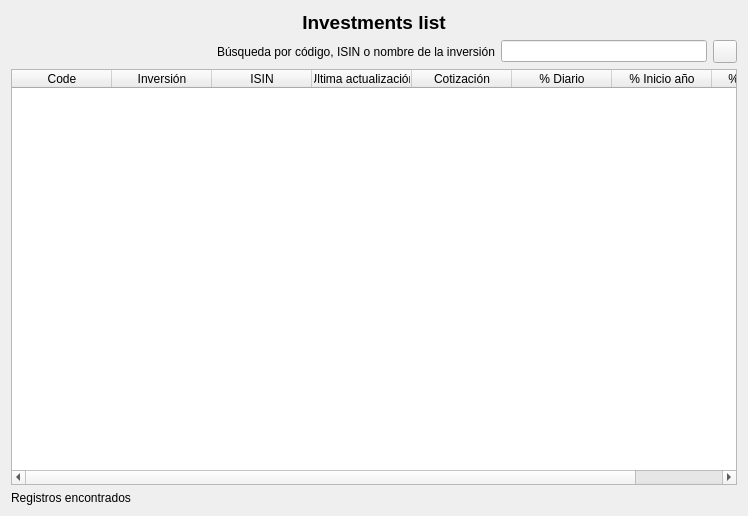
<?xml version="1.0" encoding="UTF-8"?>
<ui version="4.0">
 <class>wdgInversionesMS</class>
 <widget class="QWidget" name="wdgInversionesMS">
  <property name="geometry">
   <rect>
    <x>0</x>
    <y>0</y>
    <width>748</width>
    <height>516</height>
   </rect>
  </property>
  <property name="windowTitle">
   <string>Form</string>
  </property>
  <layout class="QHBoxLayout" name="horizontalLayout_2">
   <item>
    <layout class="QVBoxLayout" name="verticalLayout">
     <item>
      <widget class="QLabel" name="lbl">
       <property name="font">
        <font>
         <pointsize>14</pointsize>
         <weight>75</weight>
         <bold>true</bold>
        </font>
       </property>
       <property name="text">
        <string>Investments list</string>
       </property>
       <property name="alignment">
        <set>Qt::AlignCenter</set>
       </property>
      </widget>
     </item>
     <item>
      <layout class="QHBoxLayout" name="horizontalLayout">
       <item>
        <spacer name="horizontalSpacer">
         <property name="orientation">
          <enum>Qt::Horizontal</enum>
         </property>
         <property name="sizeHint" stdset="0">
          <size>
           <width>40</width>
           <height>20</height>
          </size>
         </property>
        </spacer>
       </item>
       <item>
        <widget class="QLabel" name="label">
         <property name="text">
          <string>Búsqueda por código, ISIN o nombre de la inversión</string>
         </property>
        </widget>
       </item>
       <item>
        <widget class="QLineEdit" name="txt"/>
       </item>
       <item>
        <widget class="QToolButton" name="cmd">
         <property name="icon">
          <iconset resource="../images/xulpymoney.qrc">
           <normaloff>:/xulpymoney/search.png</normaloff>:/xulpymoney/search.png</iconset>
         </property>
        </widget>
       </item>
      </layout>
     </item>
     <item>
      <widget class="myQTableWidget" name="tblInversiones">
       <property name="contextMenuPolicy">
        <enum>Qt::CustomContextMenu</enum>
       </property>
       <property name="alternatingRowColors">
        <bool>true</bool>
       </property>
       <attribute name="horizontalHeaderStretchLastSection">
        <bool>false</bool>
       </attribute>
       <attribute name="verticalHeaderVisible">
        <bool>false</bool>
       </attribute>
       <column>
        <property name="text">
         <string>Code</string>
        </property>
       </column>
       <column>
        <property name="text">
         <string>Inversión</string>
        </property>
       </column>
       <column>
        <property name="text">
         <string>ISIN</string>
        </property>
       </column>
       <column>
        <property name="text">
         <string>Última actualización</string>
        </property>
       </column>
       <column>
        <property name="text">
         <string>Cotización</string>
        </property>
       </column>
       <column>
        <property name="text">
         <string>% Diario</string>
        </property>
       </column>
       <column>
        <property name="text">
         <string>% Inicio año</string>
        </property>
       </column>
       <column>
        <property name="text">
         <string>% Dividendo</string>
        </property>
       </column>
      </widget>
     </item>
     <item>
      <widget class="QLabel" name="lblFound">
       <property name="text">
        <string>Registros encontrados</string>
       </property>
      </widget>
     </item>
    </layout>
   </item>
  </layout>
  <action name="actionInversionEstudio">
   <property name="icon">
    <iconset resource="../images/xulpymoney.qrc">
     <normaloff>:/xulpymoney/history.png</normaloff>:/xulpymoney/history.png</iconset>
   </property>
   <property name="text">
    <string>Estudio de la Inversión</string>
   </property>
  </action>
  <action name="actionOrdenarTPCDiario">
   <property name="icon">
    <iconset>
     <normaloff>:/images/document-preview.png</normaloff>:/images/document-preview.png</iconset>
   </property>
   <property name="text">
    <string>% Diario</string>
   </property>
  </action>
  <action name="actionOrdenarTPCAnual">
   <property name="icon">
    <iconset>
     <normaloff>:/images/document-preview.png</normaloff>:/images/document-preview.png</iconset>
   </property>
   <property name="text">
    <string>% Anual</string>
   </property>
  </action>
  <action name="actionOrdenarName">
   <property name="icon">
    <iconset>
     <normaloff>:/images/document-preview.png</normaloff>:/images/document-preview.png</iconset>
   </property>
   <property name="text">
    <string>Nombre</string>
   </property>
  </action>
  <action name="actionOrdenarDividendo">
   <property name="icon">
    <iconset>
     <normaloff>:/images/document-preview.png</normaloff>:/images/document-preview.png</iconset>
   </property>
   <property name="text">
    <string>Dividendo</string>
   </property>
  </action>
  <action name="actionOrdenarHora">
   <property name="icon">
    <iconset>
     <normaloff>:/images/document-preview.png</normaloff>:/images/document-preview.png</iconset>
   </property>
   <property name="text">
    <string>Hora</string>
   </property>
  </action>
  <action name="actionIbex35">
   <property name="icon">
    <iconset resource="../images/xulpymoney.qrc">
     <normaloff>:/countries/spain.gif</normaloff>:/countries/spain.gif</iconset>
   </property>
   <property name="text">
    <string>Ibex 35</string>
   </property>
  </action>
  <action name="actionInversionNueva">
   <property name="icon">
    <iconset resource="../images/xulpymoney.qrc">
     <normaloff>:/xulpymoney/add.png</normaloff>:/xulpymoney/add.png</iconset>
   </property>
   <property name="text">
    <string>Nueva Inversión manual</string>
   </property>
   <property name="toolTip">
    <string>El sistema crea las inversiones automáticamente
según los Sources seleccionados en /etc/myquotes/config.py.
Si quiere introducir una inversión manualmente y meter los
datos manualmente, seleccione esta opción.</string>
   </property>
  </action>
  <action name="actionInversionModificar">
   <property name="icon">
    <iconset resource="../images/xulpymoney.qrc">
     <normaloff>:/xulpymoney/document-edit.png</normaloff>:/xulpymoney/document-edit.png</iconset>
   </property>
   <property name="text">
    <string>Editar Inversión manual</string>
   </property>
   <property name="toolTip">
    <string>El sistema crea las inversiones automáticamente
según los Sources seleccionados en /etc/myquotes/config.py.
Si quiere modificar una inversión insertada manualmente,
seleccione esta opción.</string>
   </property>
  </action>
  <action name="actionInversionBorrar">
   <property name="icon">
    <iconset resource="../images/xulpymoney.qrc">
     <normaloff>:/xulpymoney/list-remove.png</normaloff>:/xulpymoney/list-remove.png</iconset>
   </property>
   <property name="text">
    <string>Borrar Inversión</string>
   </property>
   <property name="toolTip">
    <string>Si esta inversión es automática se borrará pero el sistema 
volvera a generarla.

Si esta inversión es manual se borrará y desaparecerá del
sistema.</string>
   </property>
  </action>
  <action name="actionFavoritos">
   <property name="icon">
    <iconset resource="../images/xulpymoney.qrc">
     <normaloff>:/xulpymoney/star.png</normaloff>:/xulpymoney/star.png</iconset>
   </property>
   <property name="text">
    <string>Añadir a favoritos</string>
   </property>
   <property name="toolTip">
    <string>Añadir a favoritos</string>
   </property>
  </action>
  <action name="actionMergeCodes">
   <property name="icon">
    <iconset>
     <normaloff>:/images/cakes.png</normaloff>:/images/cakes.png</iconset>
   </property>
   <property name="text">
    <string>Combina códigos seleccionados</string>
   </property>
  </action>
  <action name="actionQuoteNew">
   <property name="icon">
    <iconset resource="../images/xulpymoney.qrc">
     <normaloff>:/xulpymoney/add.png</normaloff>:/xulpymoney/add.png</iconset>
   </property>
   <property name="text">
    <string>Nueva cotización</string>
   </property>
   <property name="toolTip">
    <string>Nueva cotización</string>
   </property>
  </action>
  <action name="actionEstimationDPSNew">
   <property name="icon">
    <iconset resource="../images/xulpymoney.qrc">
     <normaloff>:/xulpymoney/add.png</normaloff>:/xulpymoney/add.png</iconset>
   </property>
   <property name="text">
    <string>New DPS estimation</string>
   </property>
   <property name="toolTip">
    <string>New Dividend per share estimation</string>
   </property>
  </action>
  <action name="actionPurge">
   <property name="icon">
    <iconset resource="../images/xulpymoney.qrc">
     <normaloff>:/xulpymoney/tools-wizard.png</normaloff>:/xulpymoney/tools-wizard.png</iconset>
   </property>
   <property name="text">
    <string>Purge investment</string>
   </property>
   <property name="toolTip">
    <string>Deletes quotes innecesary. Leaves open, high, low and close quotes.</string>
   </property>
  </action>
 </widget>
 <customwidgets>
  <customwidget>
   <class>myQTableWidget</class>
   <extends>QTableWidget</extends>
   <header location="global">myqtablewidget</header>
  </customwidget>
 </customwidgets>
 <tabstops>
  <tabstop>txt</tabstop>
  <tabstop>tblInversiones</tabstop>
 </tabstops>
 <resources>
  <include location="../images/xulpymoney.qrc"/>
 </resources>
 <connections/>
</ui>
